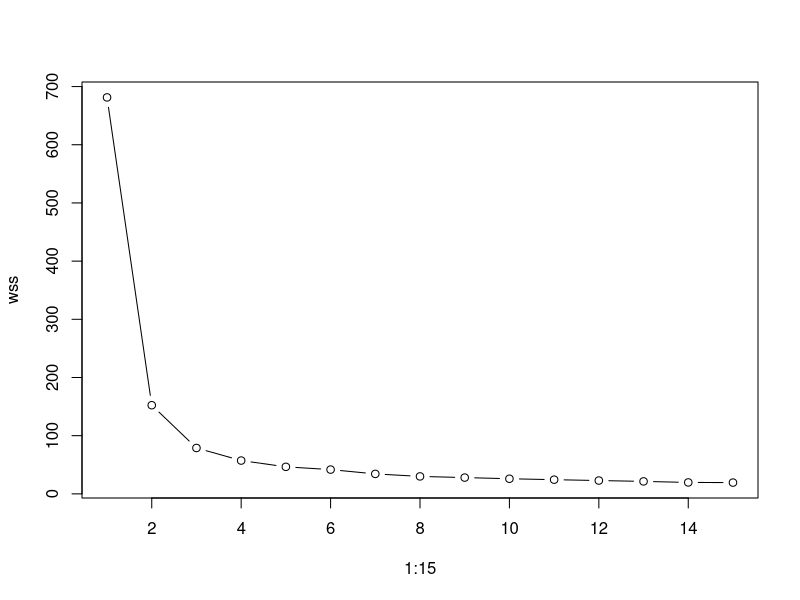
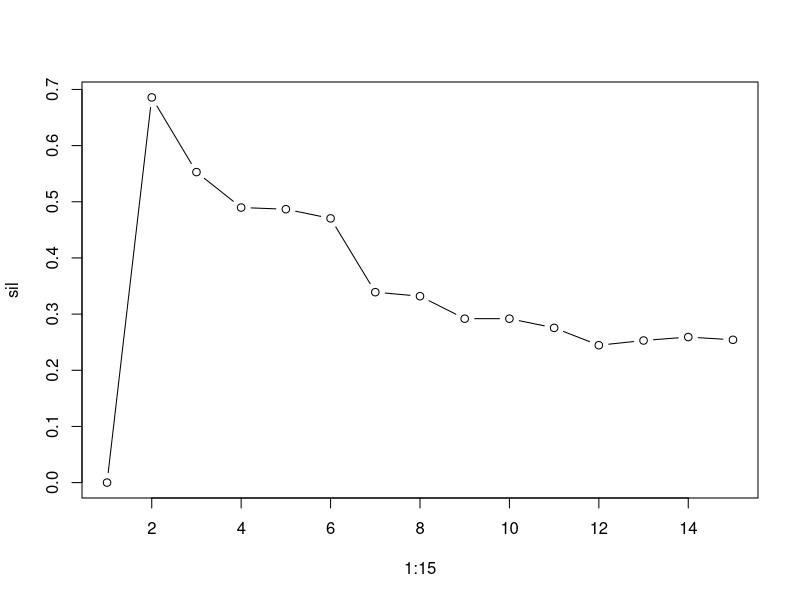
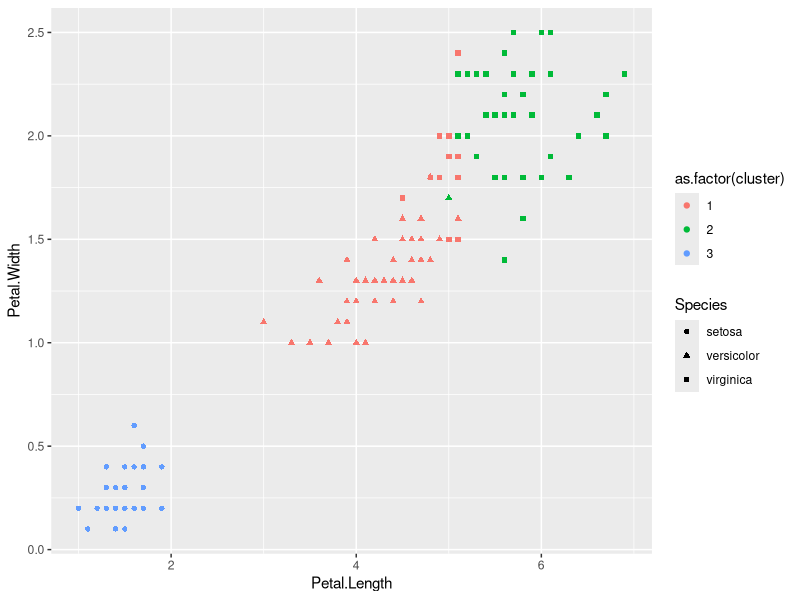
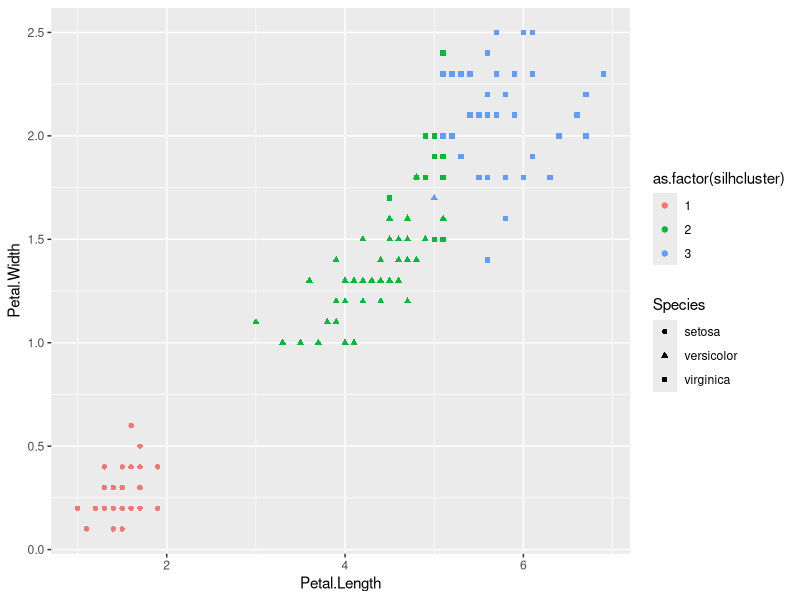

Source code (R) for these figures, in order:
#kmeans


iris_data <- iris[-5]


#kmeans screeplot
wss <- 0
for (k in 1:15) {
  model <- kmeans(iris_data, centers = k, nstart = 20)
  wss[k] <- model$tot.withinss
}

plot(1:15, wss, type="b")


#silhouette analysis
sil <- 0
for (k in 2:15) {
  model <- cluster::pam(iris_data, k=k)
  sil[k] <- model$silinfo$avg.width
}
plot(1:15, sil, type="b")



#kmeans
set.seed(1)
model <- kmeans(iris_data, centers=3, nstart=20)
print(model)

iris$cluster <- model$cluster

library(ggplot2)
ggplot2::ggplot(iris) +
  geom_point(aes(x=Petal.Length, y=Petal.Width, col=as.factor(cluster), shape=Species))



#silhouette
model <- cluster::pam(iris_data, k=3)

iris$silhcluster <- model$clustering
ggplot(iris) +
  geom_point(aes(x=Petal.Length, y=Petal.Width, col=as.factor(silhcluster), shape=Species))
